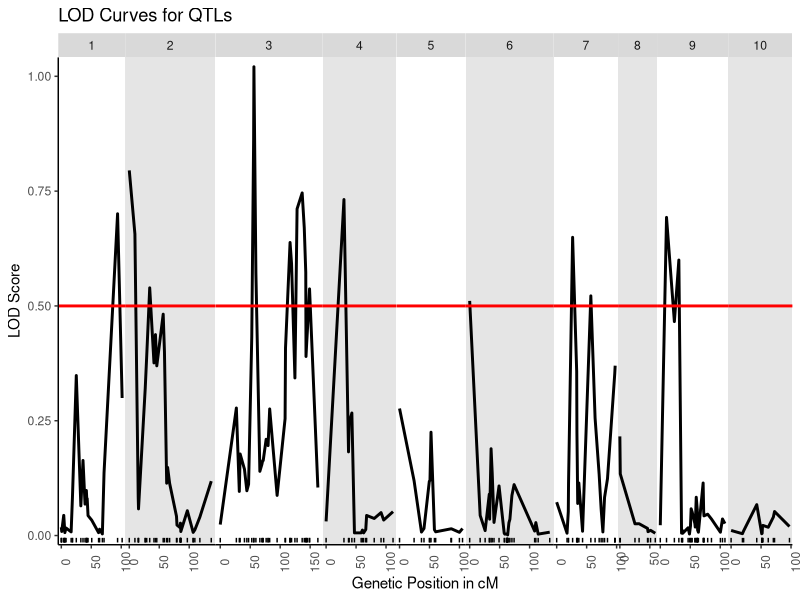

The R script that drew this image:
# root_qtl.R

library(ggplot2)
library(grid)

setwd("~/Desktop/Lab/Maloof Lab/QTL_Visualization/")

qtl <- read.csv("chr_pos_lod_name.csv")

qtl$background.color <- "1"
qtl$background.color[(qtl$chr %% 2) == 0] <- "0"

ggplot(qtl) +
  facet_grid(~ chr, scales = "free_x", space = "free_x") + 
  geom_rect(aes(fill = background.color, xmin = -Inf, xmax = Inf, ymin = -0.02, ymax = Inf)) +
  geom_line(aes(pos, lod), size = 1) +
  geom_hline(yintercept = 0.50, color = "red", size = 1) +
  geom_segment(aes(x = pos, xend = pos, y = -0.005, yend = -0.015)) +
  scale_x_continuous(breaks = seq(0, 1000, by = 50)) +
  scale_y_continuous(expand = c(0, 0), limits = c(-0.02, max(qtl$lod * 1.02))) +
  scale_fill_manual(values = c("0" = "gray90", "1" = "white")) +
  theme(legend.position = "none",
        axis.text.x = element_text(angle = 90),
        axis.line=element_line(),
        panel.margin = unit(0, "cm"),
        panel.background = element_blank(),
        panel.grid.major.y = element_blank(),
        panel.grid.minor.y = element_blank()) +
  ggtitle("LOD Curves for QTLs") +
  xlab("Genetic Position in cM") +
  ylab("LOD Score")


# if num of chromosome is odd, 1 == gray90. otherwise, 1 == white
